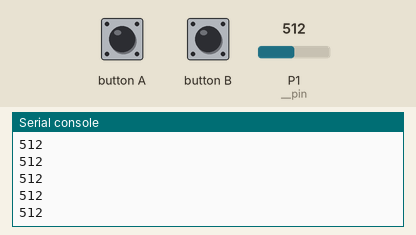
A program run on a simulated BBC micro:bit running MicroPython. Shown: the last lines printed to the serial console. The test bench sets the inputs (shaded band); at power-on: P1 (__pin) = 512 (analog values on the 0–1023 scale).

Above: at 1.2 s.
1.3 s: P1 (__pin) set to 716
At 2.1 s:
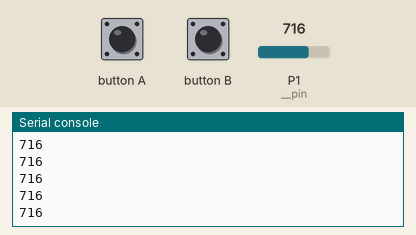
2.8 s: P1 (__pin) set to 900
At 3.8 s:
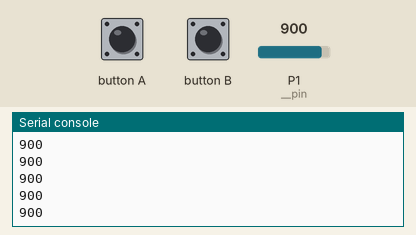
Timing chart, 0 to 4.5 s (numbered marks = the images above; inputs shaded):
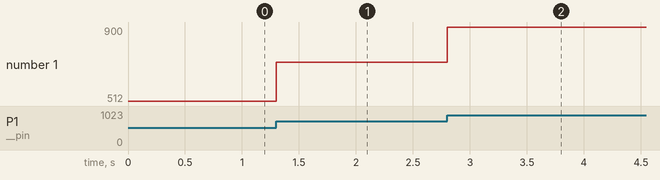

Measured:
- after the input at 1.3 s, the serial console: prints a new line at once (image 1)
- after the input at 2.8 s, the serial console: prints a new line at once (image 2)
- plotted number 1: 512 → 716 after the input at 1.3 s, 716 → 900 after the input at 2.8 s

The program:

mq3.py
```python
from microbit import *


class MQ3(object):
    """基本描述

    MQ3酒精传感器

    Args:
        RJ_pin (pin): 连接端口

    Returns:
        value: 烟雾值
    """

    def __init__(self, pin):
        self.__pin = pin1

    def get_smoke(self):
        """基本描述

        获取烟雾值

        """
        return self.__pin.read_analog()


if __name__ == '__main__':
    co = MQ3(pin1)
    while True:
        print(co.get_smoke())
```
